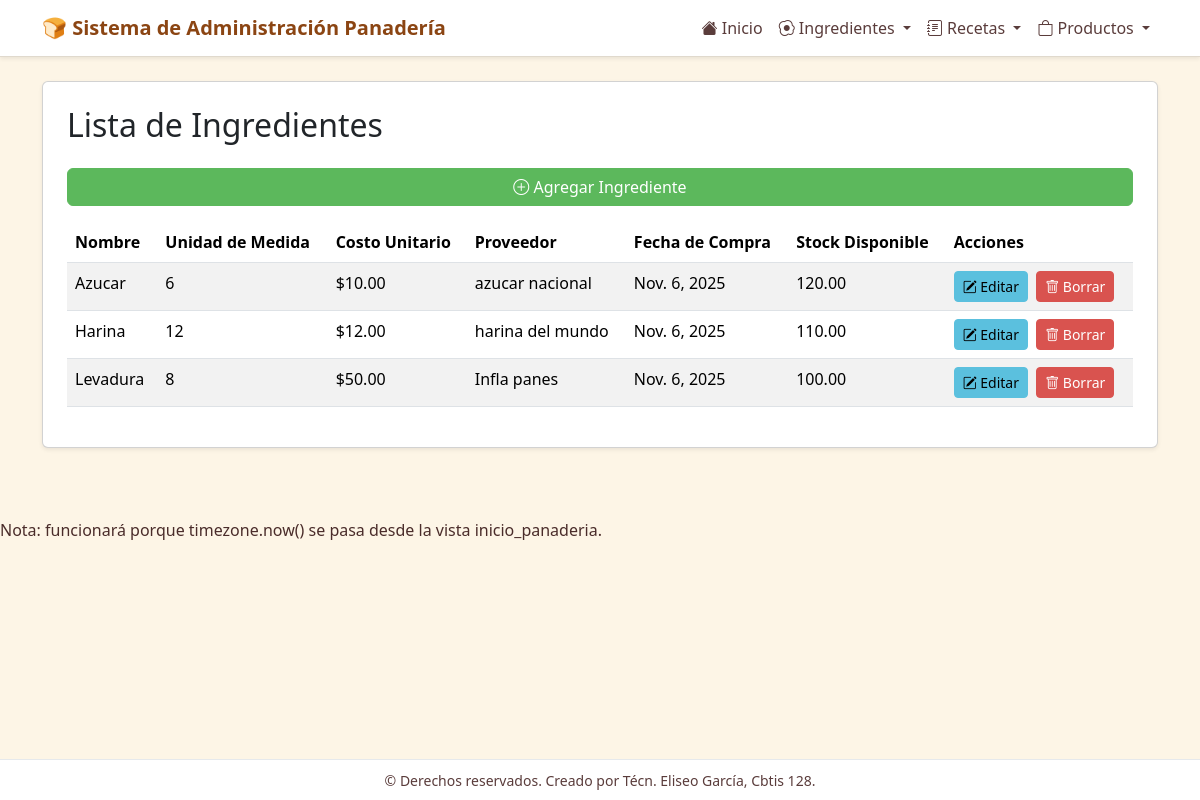
The page /ingredientes/ on the database its author committed.
### app_Panaderia/models.py (models this page shows, shortened)
class Ingrediente(models.Model):
    nombre = models.CharField(max_length=100)
    descripcion = models.TextField(blank=True, null=True)
    unidad_medida = models.CharField(max_length=50)
    costo_unitario = models.DecimalField(max_digits=10, decimal_places=2)
    proveedor = models.CharField(max_length=100, blank=True, null=True)
    fecha_compra = models.DateField()
    stock_disponible = models.DecimalField(max_digits=10, decimal_places=2)
    class Meta:
        verbose_name = "Ingrediente"
        verbose_name_plural = "Ingredientes"

### app_Panaderia/views.py (the view)
# urls.py: path('ingredientes/', views.ver_ingredientes, name='ver_ingredientes'),
def ver_ingredientes(request):
    ingredientes = Ingrediente.objects.all().order_by('nombre')
    return render(request, 'ingredientes/ver_ingredientes.html', {'ingredientes': ingredientes})

### app_Panaderia/templates/ingredientes/ver_ingredientes.html (shortened to what this page needs)
{% extends 'base.html' %}
{% block content %}
<div class="card shadow-sm p-4">
  <h2 class="card-title mb-4">Lista de Ingredientes</h2>
  <a href="{% url 'agregar_ingrediente' %}" class="btn btn-success mb-3"><i class="bi bi-plus-circle"></i> Agregar Ingrediente</a>
  {% if ingredientes %}
  <div class="table-responsive">
    <table class="table table-striped table-hover">
      <thead>
        <tr>
          <th>Nombre</th>
          <th>Unidad de Medida</th>
          <th>Costo Unitario</th>
          <th>Proveedor</th>
          <th>Fecha de Compra</th>
          <th>Stock Disponible</th>
          <th>Acciones</th>
        </tr>
      </thead>
      <tbody>
        {% for ingrediente in ingredientes %}
        <tr>
          <td>{{ ingrediente.nombre }}</td>
          <td>{{ ingrediente.unidad_medida }}</td>
          <td>${{ ingrediente.costo_unitario }}</td>
          <td>{{ ingrediente.proveedor|default:"N/A" }}</td>
          <td>{{ ingrediente.fecha_compra }}</td>
          <td>{{ ingrediente.stock_disponible }}</td>
          <td>
            <a class="btn btn-sm btn-info me-1" href="{% url 'actualizar_ingrediente' ingrediente.id %}"><i class="bi bi-pencil-square"></i> Editar</a>
            <a class="btn btn-sm btn-danger" href="{% url 'borrar_ingrediente' ingrediente.id %}"><i class="bi bi-trash"></i> Borrar</a>
          </td>
        </tr>
        {% endfor %}
      </tbody>
    </table>
  </div>
  {% else %}
  <div class="alert alert-info mt-3" role="alert">
    No hay ingredientes registrados. ¡Empieza agregando uno!
  </div>
  {% endif %}
</div>
{% endblock %}

### app_Panaderia/templates/base.html (shortened to what this page needs)
<!doctype html>
<html lang="es">
<head>
  <link href="https://cdn.jsdelivr.net/npm/bootstrap@5.3.2/dist/css/bootstrap.min.css" rel="stylesheet">
  <link rel="stylesheet" href="https://cdn.jsdelivr.net/npm/bootstrap-icons@1.10.5/font/bootstrap-icons.css">
</head>
<body>
  {% include 'navbar.html' %}
  <div class="container main-container mt-4">
    {% block content %}{% endblock %}
  </div>
  {% include 'footer.html' %}
</body>
</html>

### app_Panaderia/templates/navbar.html (shortened to what this page needs)
<nav class="navbar navbar-expand-lg navbar-light bg-white shadow-sm">
  <div class="container">
    <a class="navbar-brand" href="{% url 'inicio_panaderia' %}">🍞 Sistema de Administración Panadería</a>
    <div class="collapse navbar-collapse" id="navMenu">
      <ul class="navbar-nav ms-auto">
        <li class="nav-item"><a class="nav-link" href="{% url 'inicio_panaderia' %}"><i class="bi bi-house-fill"></i> Inicio</a></li>
        <li class="nav-item dropdown">
          <a class="nav-link dropdown-toggle" href="#" id="ingredientesDrop" role="button" data-bs-toggle="dropdown">
            <i class="bi bi-egg-fried"></i> Ingredientes
          </a>
        </li>
        <li class="nav-item dropdown">
          <a class="nav-link dropdown-toggle" href="#" id="recetasDrop" role="button" data-bs-toggle="dropdown">
            <i class="bi bi-journal-text"></i> Recetas
          </a>
        </li>
        <li class="nav-item dropdown">
          <a class="nav-link dropdown-toggle" href="#" id="productosDrop" role="button" data-bs-toggle="dropdown">
            <i class="bi bi-bag"></i> Productos
          </a>
        </li>
      </ul>
    </div>
  </div>
</nav>

### app_Panaderia/templates/footer.html
<footer class="text-center">
    <div class="container">
      <small>
        &copy; {{ now|date:"Y" }} Derechos reservados. Creado por Técn. Eliseo García, Cbtis 128.
      </small>
    </div>
  </footer>
  Nota: {{ now|date:"Y" }} funcionará porque timezone.now() se pasa desde la vista inicio_panaderia.

### app_Panaderia/templates/base.html (style rules this page uses)
body { background: #fdf5e6; color: #4a2c2a; }
.navbar { background-color: #ffffff; border-bottom: 1px solid #e0d9cd; }
.navbar-brand { font-weight: 700; color: #8b4513; }
.nav-link { color: #5a3c3b; }
.btn-success { background-color: #5cb85c; border-color: #5cb85c; }
.btn-info { background-color: #5bc0de; border-color: #5bc0de; }
.btn-danger { background-color: #d9534f; border-color: #d9534f; }
footer { position: fixed; bottom: 0; left: 0; right: 0; background:#fff; padding:8px 16px; border-top:1px solid #e6e9ec; color: #5a3c3b; }
.main-container { padding-bottom: 70px; }

### rows shown on the page
Ingrediente: nombre "Azucar", unidad_medida "6", costo_unitario "10.00", proveedor "azucar nacional", fecha_compra "Nov. 6, 2025", stock_disponible "120.00"
Ingrediente: nombre "Harina", unidad_medida "12", costo_unitario "12.00", proveedor "harina del mundo", fecha_compra "Nov. 6, 2025", stock_disponible "110.00"
Ingrediente: nombre "Levadura", unidad_medida "8", costo_unitario "50.00", proveedor "Infla panes", fecha_compra "Nov. 6, 2025", stock_disponible "100.00"
